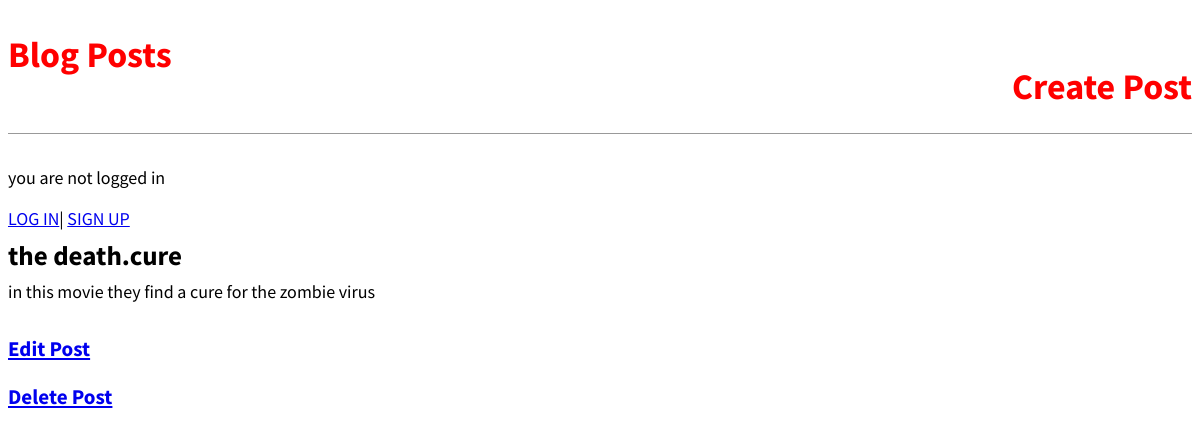
Screenshot of /post/3/ with the database file from the repository.
### blog/models.py (models this page shows, shortened)
class BlogPost(models.Model):
    title = models.CharField(max_length=200)
    author = models.ForeignKey(
        "auth.User",
        on_delete=models.CASCADE
    )
    body = models.TextField()

### blog/views.py (the view)
# urls.py: path("post/<int:pk>/", BlogDetailView.as_view() , name = "post_detail"),
class BlogDetailView(DetailView):
    model = BlogPost
    template_name = "post_detail.html"
    context_object_name = "detailpost"

### templates/post_detail.html
{% extends "base.html" %}
 {% block content %}
 <div class="post-entry">
 <h2>{{ detailpost.title }}</h2>
 <p>{{ detailpost.body }}</p>
 </div>
 <h3><a href="{% url 'post_update' detailpost.pk%}">Edit Post</a></h3>
  <h3><a href="{% url 'post_delete' detailpost.pk%}">Delete Post</a></h3>
 {% endblock content %}

### static/css/base.css (style rules this page uses)
body { font-family: 'Source Sans Pro', sans-serif; font-size: 18px; }
.post-entry { margin-bottom: 2rem; }
.post-entry h2 { margin: 0.5rem 0; }
.post-entry p { margin: 0; font-weight: 400; }

### rows the page displays
BlogPost: title "the death.cure", body "in this movie they find a cure for the zombie virus"
